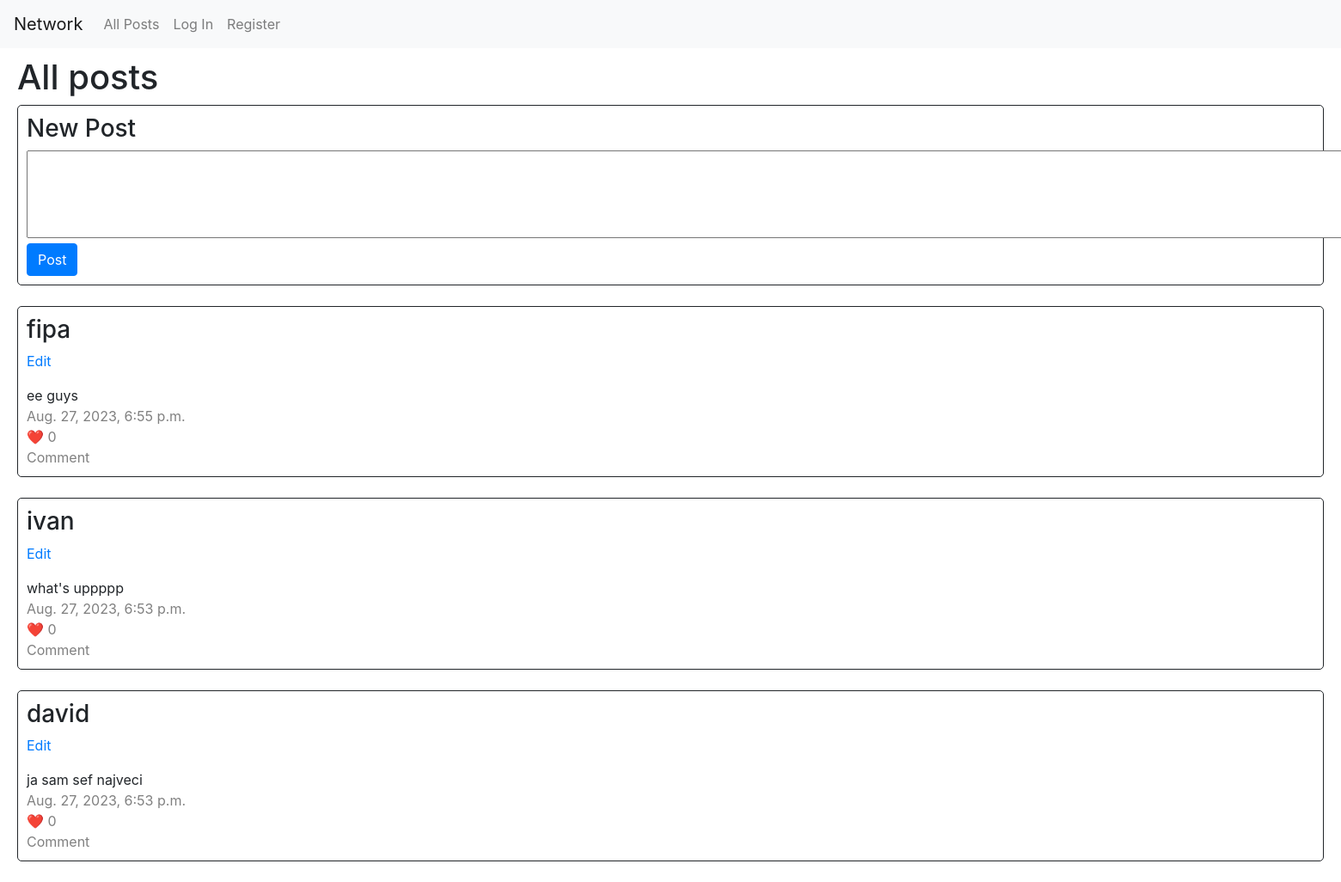
The page / on the database its author committed.
### network/models.py (models this page shows)
class NewPost(models.Model):
    posted_by = models.ForeignKey(User, on_delete=models.CASCADE, related_name='user')
    text = models.CharField(max_length=1000)
    timestamp = models.DateTimeField(default=timezone.now)
    likes = models.IntegerField(default=0)

class User(AbstractUser):
    followers = models.JSONField(default=list)
    following = models.JSONField(default=list)

### network/views.py (the view)
# urls.py: path("", views.index, name="index"),
def index(request):
    return render(request, "network/index.html", {
        "posts": NewPost.objects.all().order_by('-timestamp')
    })

### network/templates/network/index.html (shortened to what this page needs)
{% extends "network/layout.html" %}
{% block body %}
    <div id="main">
        <h1>All posts</h1>
        <div id="new_post">
            <form action="{% url 'newpost' %}" method="post">
                <h3>New Post</h3>
                <textarea name="new_post" cols="220" rows="4"></textarea><br>
                <input type="submit" value="Post" class="btn btn-primary">
            </form>
        </div><br>
        {% if posts %}
            {% for post in posts %}
                <div class="posts">
                    <h3>{{ post.posted_by.username }}</h3>
                    <p><a href="#">Edit</a></p>
                    {{ post.text }}<br>
                    <span class="greytext">{{ post.timestamp }}</span><br>
                    <a href="#" class="greylink">❤️ {{ post.likes }}</a><br>
                    <a href="#" class="greylink">Comment</a>
                </div><br>
            {% endfor %}
        {% endif %}
    </div>
{% endblock %}

### network/static/network/styles.css (style rules this page uses)
#main { padding: 10px 20px 0 20px; }
.posts, #new_post { padding: 10px; border: 1px solid; border-radius: 5px; }
.greytext, .greylink { color: gray; text-decoration: none; }

### rows shown on the page
NewPost: posted_by.username "fipa", text "ee guys", timestamp "Aug. 27, 2023, 6:55 p.m.", likes "0"
NewPost: posted_by.username "ivan", text "what's uppppp", timestamp "Aug. 27, 2023, 6:53 p.m.", likes "0"
NewPost: posted_by.username "david", text "ja sam sef najveci", timestamp "Aug. 27, 2023, 6:53 p.m.", likes "0"
